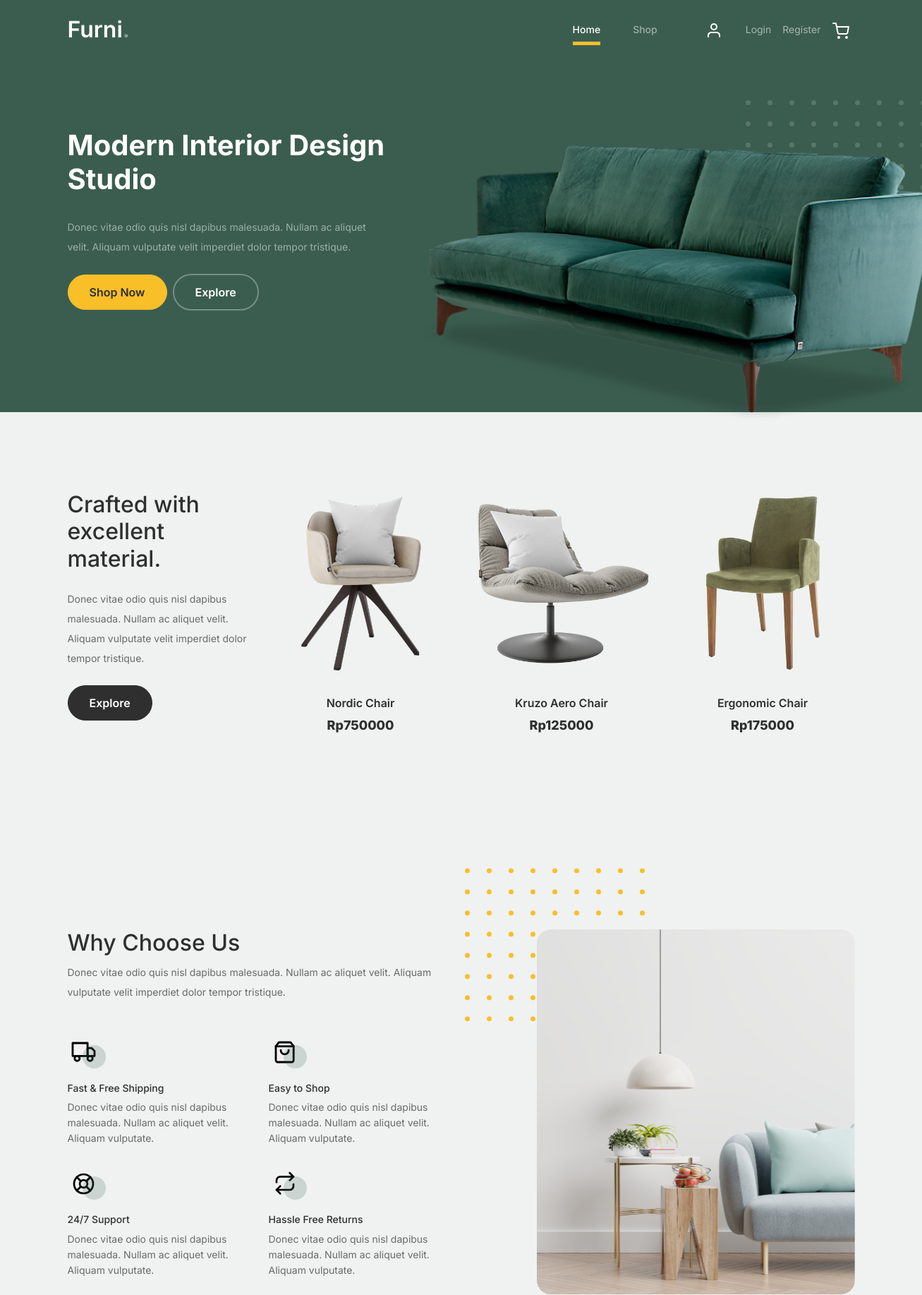
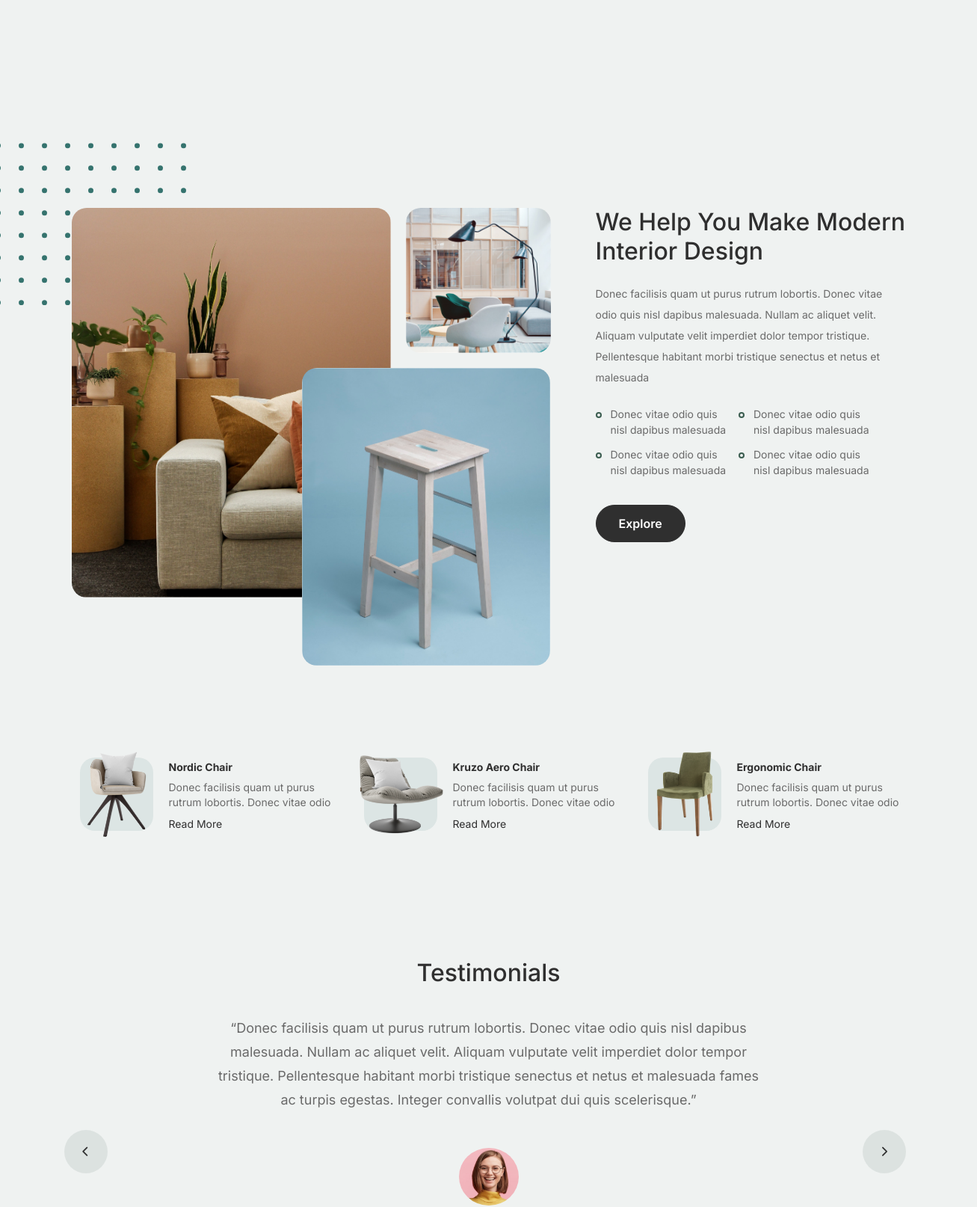
The page /lama/index.php (upper part) on the database its author committed (2 pictures, top to bottom).
### tables this page shows
CREATE TABLE `product` (
  `prod_id` varchar(32) NOT NULL,
  `image` varchar(255) NOT NULL,
  `name` varchar(255) NOT NULL,
  `descr` varchar(4000) NOT NULL,
  `price` decimal(10,0) NOT NULL
);

### lama/index.php (the view, shortened to what this page needs)
<?php
include 'php/config.php';
?>
<!doctype html>
<html lang="en">
<head>
		<link href="css/bootstrap.min.css" rel="stylesheet">
		<link href="https://cdnjs.cloudflare.com/ajax/libs/font-awesome/6.0.0-beta3/css/all.min.css" rel="stylesheet">
		<link href="css/tiny-slider.css" rel="stylesheet">
		<link href="css/style.css" rel="stylesheet">
	</head>
	<body>
		<nav class="custom-navbar navbar navbar navbar-expand-md navbar-dark bg-dark" arial-label="Furni navigation bar">
			<div class="container">
				<a class="navbar-brand" href="index.php">Furni<span>.</span></a>
				<div class="collapse navbar-collapse" id="navbarsFurni">
					<ul class="custom-navbar-nav navbar-nav ms-auto mb-2 mb-md-0">
						<li class="nav-item active">
							<a class="nav-link" href="index.php">Home</a>
						</li>
						<li><a class="nav-link" href="shop.php">Shop</a></li>
					</ul>
					<ul class="custom-navbar-cta navbar-nav mb-2 mb-md-0 ms-5">
						<li><a class="nav-link" href="#"><img src="images/user.svg"></a></li>
						<?php if (isset($_SESSION['username'])) { ?>
							<li><a class="nav-link" href="php/logout.php">Logout</a></li>
						<?php } else { ?>
							<li><a class="nav-link" href="login.php">Login</a></li>
							<li><a class="nav-link" href="register.php">Register</a></li>
						<?php } ?>
						<li><a class="nav-link" href="cart.php"><img src="images/cart.svg"></a></li>
					</ul>
				</div>
			</div>
		</nav>
			<div class="hero">
				<div class="container">
					<div class="row justify-content-between">
						<div class="col-lg-5">
							<div class="intro-excerpt">
								<h1>Modern Interior <span clsas="d-block">Design Studio</span></h1>
								<p class="mb-4">Donec vitae odio quis nisl dapibus malesuada. Nullam ac aliquet velit. Aliquam vulputate velit imperdiet dolor tempor tristique.</p>
								<p><a href="" class="btn btn-secondary me-2">Shop Now</a><a href="#" class="btn btn-white-outline">Explore</a></p>
							</div>
						</div>
						<div class="col-lg-7">
							<div class="hero-img-wrap">
								<img src="images/couch.png" class="img-fluid">
							</div>
						</div>
					</div>
				</div>
			</div>
		<div class="product-section">
			<div class="container">
				<div class="row">
					<div class="col-md-12 col-lg-3 mb-5 mb-lg-0">
						<h2 class="mb-4 section-title">Crafted with excellent material.</h2>
						<p class="mb-4">Donec vitae odio quis nisl dapibus malesuada. Nullam ac aliquet velit. Aliquam vulputate velit imperdiet dolor tempor tristique. </p>
						<p><a href="shop.html" class="btn">Explore</a></p>
					</div>
					<?php
					$sql = "SELECT * FROM product limit 3";
					$result = mysqli_query($conn, $sql);
					if (mysqli_num_rows($result) > 0) {
						while ($row = mysqli_fetch_assoc($result)) {
					?>
					<div class="col-12 col-md-4 col-lg-3 mb-5 mb-md-0">
						<a class="product-item" href="php/addtocart.php?id=<?php echo $row['prod_id']; ?>">
							<img src="images/<?php echo $row['image']; ?>" class="img-fluid product-thumbnail">
							<h3 class="product-title"><?php echo $row['name']; ?></h3>
							<strong class="product-price">Rp<?php echo $row['price']; ?></strong>
						</a>
					</div>
					<?php
						}
					}
					?>
				</div>
			</div>
		</div>
		<div class="why-choose-section">
			<div class="container">
				<div class="row justify-content-between">
					<div class="col-lg-6">
						<h2 class="section-title">Why Choose Us</h2>
						<p>Donec vitae odio quis nisl dapibus malesuada. Nullam ac aliquet velit. Aliquam vulputate velit imperdiet dolor tempor tristique.</p>
						<div class="row my-5">
							<div class="col-6 col-md-6">
								<div class="feature">
									<div class="icon">
										<img src="images/truck.svg" alt="Image" class="imf-fluid">
									</div>
									<h3>Fast &amp; Free Shipping</h3>
									<p>Donec vitae odio quis nisl dapibus malesuada. Nullam ac aliquet velit. Aliquam vulputate.</p>
								</div>
							</div>
							<div class="col-6 col-md-6">
								<div class="feature">
									<div class="icon">
										<img src="images/bag.svg" alt="Image" class="imf-fluid">
									</div>
									<h3>Easy to Shop</h3>
									<p>Donec vitae odio quis nisl dapibus malesuada. Nullam ac aliquet velit. Aliquam vulputate.</p>
								</div>
							</div>
							<div class="col-6 col-md-6">
								<div class="feature">
									<div class="icon">
										<img src="images/support.svg" alt="Image" class="imf-fluid">
									</div>
									<h3>24/7 Support</h3>
									<p>Donec vitae odio quis nisl dapibus malesuada. Nullam ac aliquet velit. Aliquam vulputate.</p>
								</div>
							</div>
							<div class="col-6 col-md-6">
								<div class="feature">
									<div class="icon">
										<img src="images/return.svg" alt="Image" class="imf-fluid">
									</div>
									<h3>Hassle Free Returns</h3>
									<p>Donec vitae odio quis nisl dapibus malesuada. Nullam ac aliquet velit. Aliquam vulputate.</p>
								</div>
							</div>
						</div>
					</div>
					<div class="col-lg-5">
						<div class="img-wrap">
							<img src="images/why-choose-us-img.jpg" alt="Image" class="img-fluid">
						</div>
					</div>
				</div>
			</div>
		</div>
		<div class="we-help-section">
			<div class="container">
				<div class="row justify-content-between">
					<div class="col-lg-7 mb-5 mb-lg-0">
						<div class="imgs-grid">
							<div class="grid grid-1"><img src="images/img-grid-1.jpg" alt="Untree.co"></div>
							<div class="grid grid-2"><img src="images/img-grid-2.jpg" alt="Untree.co"></div>
							<div class="grid grid-3"><img src="images/img-grid-3.jpg" alt="Untree.co"></div>
						</div>
					</div>
					<div class="col-lg-5 ps-lg-5">
						<h2 class="section-title mb-4">We Help You Make Modern Interior Design</h2>
						<p>Donec facilisis quam ut purus rutrum lobortis. Donec vitae odio quis nisl dapibus malesuada. Nullam ac aliquet velit. Aliquam vulputate velit imperdiet dolor tempor tristique. Pellentesque habitant morbi tristique senectus et netus et malesuada</p>
						<ul class="list-unstyled custom-list my-4">
							<li>Donec vitae odio quis nisl dapibus malesuada</li>
							<li>Donec vitae odio quis nisl dapibus malesuada</li>
							<li>Donec vitae odio quis nisl dapibus malesuada</li>
							<li>Donec vitae odio quis nisl dapibus malesuada</li>
						</ul>
						<p><a herf="#" class="btn">Explore</a></p>
					</div>
				</div>
			</div>
		</div>
		<div class="popular-product">
			<div class="container">
				<div class="row">
					<div class="col-12 col-md-6 col-lg-4 mb-4 mb-lg-0">
						<div class="product-item-sm d-flex">
							<div class="thumbnail">
								<img src="images/product-1.png" alt="Image" class="img-fluid">
							</div>
							<div class="pt-3">
								<h3>Nordic Chair</h3>
								<p>Donec facilisis quam ut purus rutrum lobortis. Donec vitae odio </p>
								<p><a href="#">Read More</a></p>
							</div>
						</div>
					</div>
					<div class="col-12 col-md-6 col-lg-4 mb-4 mb-lg-0">
						<div class="product-item-sm d-flex">
							<div class="thumbnail">
								<img src="images/product-2.png" alt="Image" class="img-fluid">
							</div>
							<div class="pt-3">
								<h3>Kruzo Aero Chair</h3>
								<p>Donec facilisis quam ut purus rutrum lobortis. Donec vitae odio </p>
								<p><a href="#">Read More</a></p>
							</div>
						</div>
					</div>
					<div class="col-12 col-md-6 col-lg-4 mb-4 mb-lg-0">
						<div class="product-item-sm d-flex">
							<div class="thumbnail">
								<img src="images/product-3.png" alt="Image" class="img-fluid">
							</div>
							<div class="pt-3">
								<h3>Ergonomic Chair</h3>
								<p>Donec facilisis quam ut purus rutrum lobortis. Donec vitae odio </p>
								<p><a href="#">Read More</a></p>
							</div>
						</div>
					</div>
				</div>
			</div>
		</div>
		<div class="testimonial-section">
			<div class="container">
				<div class="row">
					<div class="col-lg-7 mx-auto text-center">
						<h2 class="section-title">Testimonials</h2>
					</div>
				</div>
				<div class="row justify-content-center">
					<div class="col-lg-12">
						<div class="testimonial-slider-wrap text-center">
							<div id="testimonial-nav">
								<span class="prev" data-controls="prev"><span class="fa fa-chevron-left"></span></span>
								<span class="next" data-controls="next"><span class="fa fa-chevron-right"></span></span>
							</div>
							<div class="testimonial-slider">
								<div class="item">
									<div class="row justify-content-center">
										<div class="col-lg-8 mx-auto">
											<div class="testimonial-block text-center">
												<blockquote class="mb-5">
													<p>&ldquo;Donec facilisis quam ut purus rutrum lobortis. Donec vitae odio quis nisl dapibus malesuada. Nullam ac aliquet velit. Aliquam vulputate velit imperdiet dolor tempor tristique. Pellentesque habitant morbi tristique senectus et netus et malesuada fames ac turpis egestas. Integer convallis volutpat dui quis scelerisque.&rdquo;</p>
												</blockquote>
												<div class="author-info">
													<div class="author-pic">
														<img src="images/person-1.png" alt="Maria Jones" class="img-fluid">
													</div>
												</div>
											</div>
										</div>
									</div>
								</div>
								<div class="item">
									<div class="row justify-content-center">
									</div>
								</div>
								<div class="item">
									<div class="row justify-content-center">
									</div>
								</div>
							</div>
						</div>
					</div>
				</div>
			</div>
		</div>
	</body>
</html>

### lama/css/tiny-slider.css (style rules this page uses)
.tns-slider { -webkit-transition:all 0s;-moz-transition:all 0s;transition:all 0s }
.tns-slider>.tns-item { -webkit-box-sizing:border-box;-moz-box-sizing:border-box;box-sizing:border-box }
.tns-horizontal.tns-subpixel { white-space:nowrap }
.tns-horizontal.tns-subpixel>.tns-item { display:inline-block;vertical-align:top;white-space:normal }

### rows shown on the page
product: image (picture), name "Nordic Chair", price "750000"
product: image (picture), name "Kruzo Aero Chair", price "125000"
product: image (picture), name "Ergonomic Chair", price "175000"
